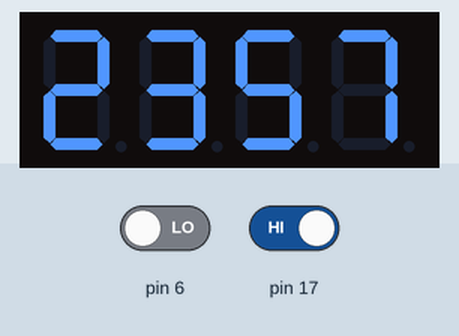
Recording of a sketch running on a simulated Arduino Uno, built with avr-gcc and run on an emulated ATmega328P. On the bench: 4-digit seven-segment display. Inputs (shaded band) come from the test bench; at power-on: pin 17 HIGH, pin 6 LOW.

Above: at 1.2 s.
1.3 s: pin 17 driven LOW
At 1.95 s:
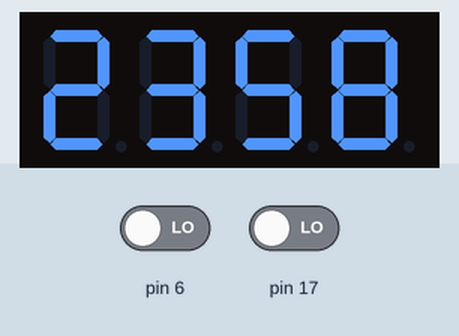
4.2 s: pin 17 driven HIGH
At 4.36 s:
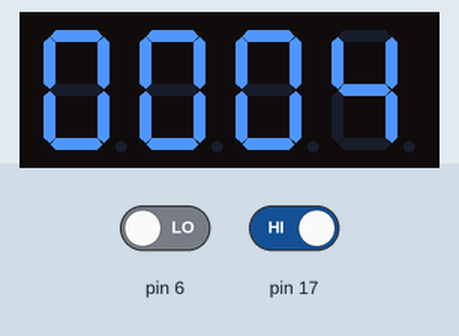
7.2 s: pin 6 driven HIGH
At 7.7 s:
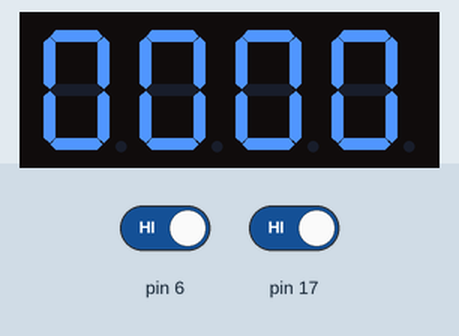
9.9 s: pin 6 driven LOW
At 11.29 s:
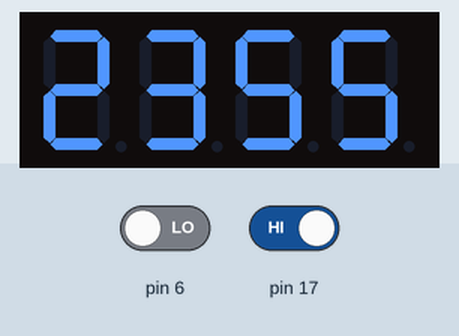
Timing chart, 0 to 12.9 s (numbered marks = the images above; inputs shaded):
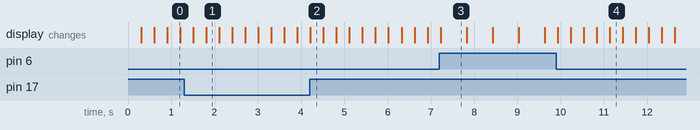

Measured:
- what the display in image 3 shows lasts 0.6 s, from 7.2 s to 7.8 s

The sketch:

code.ino
```cpp
#include "SevSeg.h"
SevSeg sevseg;

void setup() {
  byte numDigits= 4;
  byte digitPins[] = {2, 3, 4, 5};
  byte segmentPins[] = {8, 9, 10, 11, 12, 13, 14, 15};
  sevseg.begin(COMMON_CATHODE , numDigits, digitPins, segmentPins);
  pinMode(6,INPUT);
  pinMode(17,INPUT);
}
int Hour = 0;
int Min = 0;
unsigned long previousTime = 0;
unsigned long interval = 300;
void loop() {
  unsigned long currentTime  = millis();

  if(digitalRead(6) == HIGH)
    Min = Hour = 0;

  if(currentTime-previousTime > interval) {
    previousTime = currentTime ;

    if(digitalRead(17) == LOW){
      Min = Min + 1;
      if (Min == 60) {
        Min = 0;
        if (Hour == 23)
          Hour=0;
        else
          Hour++;
      }
    }
    else {
      if(Min == 0 && Hour == 0) {
        Min = 59;
        Hour = 23;
      }
      else {
        Min = Min - 1;
        if (Min == -1) {
          Min = 59;
          if (Hour == -1)
            Hour=23;
          else
            Hour--;
        }
      }
    }
  }
  sevseg.setNumber(Hour * 100 + Min, 4);
  sevseg.refreshDisplay();
}
```
